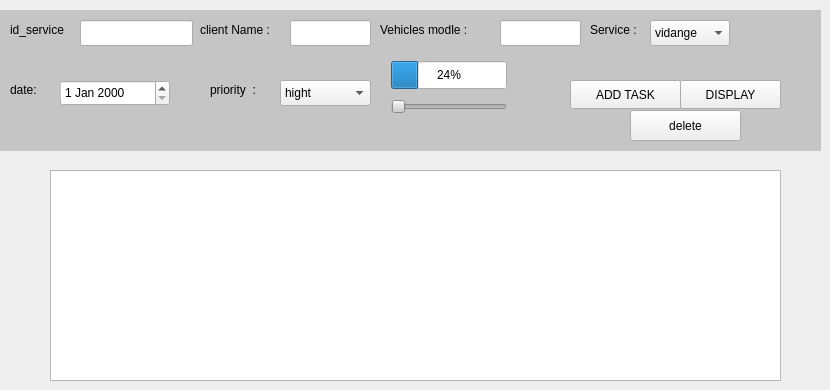
          <widget class="QWidget" name="vehicle">
           <widget class="QLabel" name="label_33">
            <property name="geometry">
             <rect>
              <x>0</x>
              <y>10</y>
              <width>821</width>
              <height>141</height>
             </rect>
            </property>
            <property name="styleSheet">
             <string notr="true">
background-color: rgb(197, 197, 197);</string>
            </property>
            <property name="text">
             <string/>
            </property>
           </widget>
           <widget class="QLabel" name="label_39">
            <property name="geometry">
             <rect>
              <x>200</x>
              <y>20</y>
              <width>91</width>
              <height>20</height>
             </rect>
            </property>
            <property name="styleSheet">
             <string notr="true">background-color: rgb(197, 197, 197);</string>
            </property>
            <property name="text">
             <string>client Name :</string>
            </property>
           </widget>
           <widget class="QLineEdit" name="modele_2">
            <property name="geometry">
             <rect>
              <x>500</x>
              <y>20</y>
              <width>81</width>
              <height>26</height>
             </rect>
            </property>
           </widget>
           <widget class="QSlider" name="horizontalSlider_2">
            <property name="geometry">
             <rect>
              <x>391</x>
              <y>96</y>
              <width>116</width>
              <height>22</height>
             </rect>
            </property>
            <property name="styleSheet">
             <string notr="true">background-color: rgb(197, 197, 197);</string>
            </property>
            <property name="orientation">
             <enum>Qt::Horizontal</enum>
            </property>
           </widget>
           <widget class="QComboBox" name="prit_2">
            <property name="geometry">
             <rect>
              <x>280</x>
              <y>80</y>
              <width>91</width>
              <height>26</height>
             </rect>
            </property>
            <item>
             <property name="text">
              <string>hight</string>
             </property>
            </item>
            <item>
             <property name="text">
              <string>Medium</string>
             </property>
            </item>
            <item>
             <property name="text">
              <string>low</string>
             </property>
            </item>
           </widget>
           <widget class="QPushButton" name="addtsk_2">
            <property name="geometry">
             <rect>
              <x>570</x>
              <y>80</y>
              <width>111</width>
              <height>29</height>
             </rect>
            </property>
            <property name="text">
             <string>ADD TASK</string>
            </property>
           </widget>
           <widget class="QLabel" name="label_40">
            <property name="geometry">
             <rect>
              <x>590</x>
              <y>20</y>
              <width>63</width>
              <height>20</height>
             </rect>
            </property>
            <property name="styleSheet">
             <string notr="true">background-color: rgb(197, 197, 197);</string>
            </property>
            <property name="text">
             <string>Service :</string>
            </property>
           </widget>
           <widget class="QDateEdit" name="dateEdit_6">
            <property name="geometry">
             <rect>
              <x>60</x>
              <y>80</y>
              <width>110</width>
              <height>26</height>
             </rect>
            </property>
           </widget>
           <widget class="QLabel" name="label_41">
            <property name="geometry">
             <rect>
              <x>10</x>
              <y>20</y>
              <width>71</width>
              <height>20</height>
             </rect>
            </property>
            <property name="styleSheet">
             <string notr="true">background-color: rgb(197, 197, 197);</string>
            </property>
            <property name="text">
             <string>id_service</string>
            </property>
           </widget>
           <widget class="QLabel" name="label_42">
            <property name="geometry">
             <rect>
              <x>10</x>
              <y>80</y>
              <width>51</width>
              <height>20</height>
             </rect>
            </property>
            <property name="styleSheet">
             <string notr="true">background-color: rgb(197, 197, 197);</string>
            </property>
            <property name="text">
             <string>date:</string>
            </property>
           </widget>
           <widget class="QLabel" name="label_43">
            <property name="geometry">
             <rect>
              <x>380</x>
              <y>20</y>
              <width>111</width>
              <height>20</height>
             </rect>
            </property>
            <property name="styleSheet">
             <string notr="true">background-color: rgb(197, 197, 197);</string>
            </property>
            <property name="text">
             <string>Vehicles modle :</string>
            </property>
           </widget>
           <widget class="QLabel" name="label_12">
            <property name="geometry">
             <rect>
              <x>210</x>
              <y>80</y>
              <width>63</width>
              <height>20</height>
             </rect>
            </property>
            <property name="styleSheet">
             <string notr="true">background-color: rgb(197, 197, 197);</string>
            </property>
            <property name="text">
             <string>priority  :</string>
            </property>
           </widget>
           <widget class="QProgressBar" name="progressBar_2">
            <property name="geometry">
             <rect>
              <x>391</x>
              <y>61</y>
              <width>116</width>
              <height>28</height>
             </rect>
            </property>
            <property name="value">
             <number>24</number>
            </property>
           </widget>
           <widget class="QLineEdit" name="lineEdit_6">
            <property name="geometry">
             <rect>
              <x>290</x>
              <y>20</y>
              <width>81</width>
              <height>26</height>
             </rect>
            </property>
           </widget>
           <widget class="QLineEdit" name="id_ser">
            <property name="geometry">
             <rect>
              <x>80</x>
              <y>20</y>
              <width>113</width>
              <height>26</height>
             </rect>
            </property>
           </widget>
           <widget class="QPushButton" name="dis">
            <property name="geometry">
             <rect>
              <x>680</x>
              <y>80</y>
              <width>101</width>
              <height>29</height>
             </rect>
            </property>
            <property name="text">
             <string>DISPLAY</string>
            </property>
           </widget>
           <widget class="QTableView" name="tableView_5">
            <property name="geometry">
             <rect>
              <x>50</x>
              <y>170</y>
              <width>731</width>
              <height>211</height>
             </rect>
            </property>
           </widget>
           <widget class="QPushButton" name="delettask">
            <property name="geometry">
             <rect>
              <x>630</x>
              <y>110</y>
              <width>111</width>
              <height>31</height>
             </rect>
            </property>
            <property name="text">
             <string>delete</string>
            </property>
           </widget>
           <widget class="QComboBox" name="comboBox_2">
            <property name="geometry">
             <rect>
              <x>650</x>
              <y>20</y>
              <width>80</width>
              <height>26</height>
             </rect>
            </property>
            <item>
             <property name="text">
              <string>vidange</string>
             </property>
            </item>
            <item>
             <property name="text">
              <string>oil change</string>
             </property>
            </item>
            <item>
             <property name="text">
              <string>diagnostique</string>
             </property>
            </item>
            <item>
             <property name="text">
              <string>battery check</string>
             </property>
            </item>
            <item>
             <property name="text">
              <string>engine check</string>
             </property>
            </item>
           </widget>
          </widget>
